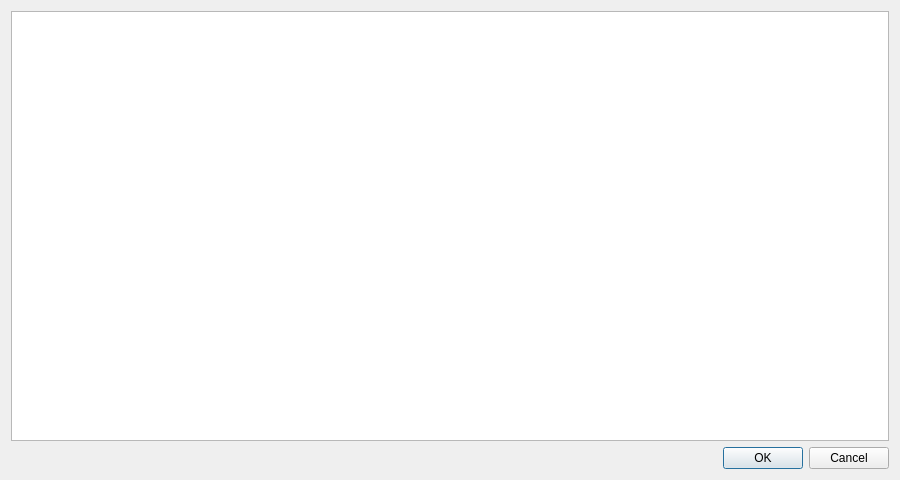
<?xml version="1.0" encoding="UTF-8"?>
<ui version="4.0">
 <class>TableAForm</class>
 <widget class="QDialog" name="TableAForm">
  <property name="geometry">
   <rect>
    <x>0</x>
    <y>0</y>
    <width>900</width>
    <height>480</height>
   </rect>
  </property>
  <property name="minimumSize">
   <size>
    <width>900</width>
    <height>480</height>
   </size>
  </property>
  <property name="windowTitle">
   <string>Dialog</string>
  </property>
  <layout class="QGridLayout" name="gridLayout">
   <item row="1" column="0">
    <widget class="QDialogButtonBox" name="buttonBox">
     <property name="orientation">
      <enum>Qt::Horizontal</enum>
     </property>
     <property name="standardButtons">
      <set>QDialogButtonBox::Cancel|QDialogButtonBox::Ok</set>
     </property>
    </widget>
   </item>
   <item row="0" column="0">
    <widget class="QTableView" name="tableView">
     <property name="selectionBehavior">
      <enum>QAbstractItemView::SelectRows</enum>
     </property>
    </widget>
   </item>
  </layout>
 </widget>
 <resources/>
 <connections>
  <connection>
   <sender>buttonBox</sender>
   <signal>accepted()</signal>
   <receiver>TableAForm</receiver>
   <slot>accept()</slot>
   <hints>
    <hint type="sourcelabel">
     <x>248</x>
     <y>254</y>
    </hint>
    <hint type="destinationlabel">
     <x>157</x>
     <y>274</y>
    </hint>
   </hints>
  </connection>
  <connection>
   <sender>buttonBox</sender>
   <signal>rejected()</signal>
   <receiver>TableAForm</receiver>
   <slot>reject()</slot>
   <hints>
    <hint type="sourcelabel">
     <x>316</x>
     <y>260</y>
    </hint>
    <hint type="destinationlabel">
     <x>286</x>
     <y>274</y>
    </hint>
   </hints>
  </connection>
 </connections>
</ui>
